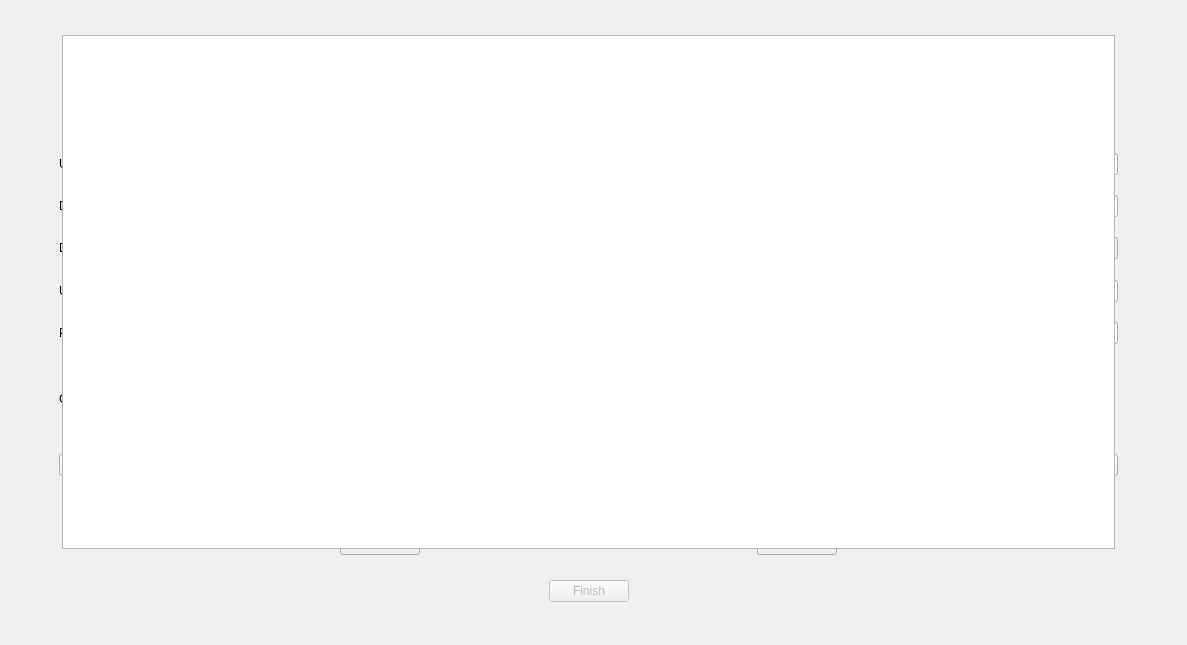
<?xml version="1.0" encoding="UTF-8"?>
<ui version="4.0">
 <class>MainWindow</class>
 <widget class="QMainWindow" name="MainWindow">
  <property name="geometry">
   <rect>
    <x>0</x>
    <y>0</y>
    <width>1187</width>
    <height>645</height>
   </rect>
  </property>
  <property name="windowTitle">
   <string>MainWindow</string>
  </property>
  <widget class="QWidget" name="centralWidget">
   <widget class="QWidget" name="configWidget" native="true">
    <property name="geometry">
     <rect>
      <x>-1</x>
      <y>-1</y>
      <width>1191</width>
      <height>641</height>
     </rect>
    </property>
    <widget class="QWidget" name="verticalLayoutWidget">
     <property name="geometry">
      <rect>
       <x>-1</x>
       <y>-1</y>
       <width>1181</width>
       <height>641</height>
      </rect>
     </property>
     <layout class="QVBoxLayout" name="verticalLayout" stretch="0,12,1,1,2">
      <item>
       <spacer name="verticalSpacer">
        <property name="orientation">
         <enum>Qt::Vertical</enum>
        </property>
        <property name="sizeHint" stdset="0">
         <size>
          <width>20</width>
          <height>40</height>
         </size>
        </property>
       </spacer>
      </item>
      <item>
       <layout class="QHBoxLayout" name="horizontalLayout" stretch="1,10,1,10,1">
        <item>
         <spacer name="horizontalSpacer_3">
          <property name="orientation">
           <enum>Qt::Horizontal</enum>
          </property>
          <property name="sizeHint" stdset="0">
           <size>
            <width>40</width>
            <height>20</height>
           </size>
          </property>
         </spacer>
        </item>
        <item>
         <layout class="QVBoxLayout" name="verticalLayout_2" stretch="1,5,1,5,1,5,1,5,1,5,1,5,1,5,1,5,1">
          <item>
           <spacer name="verticalSpacer_5">
            <property name="orientation">
             <enum>Qt::Vertical</enum>
            </property>
            <property name="sizeHint" stdset="0">
             <size>
              <width>20</width>
              <height>40</height>
             </size>
            </property>
           </spacer>
          </item>
          <item>
           <widget class="QLabel" name="label">
            <property name="text">
             <string>Source DB</string>
            </property>
            <property name="alignment">
             <set>Qt::AlignCenter</set>
            </property>
           </widget>
          </item>
          <item>
           <spacer name="verticalSpacer_7">
            <property name="orientation">
             <enum>Qt::Vertical</enum>
            </property>
            <property name="sizeHint" stdset="0">
             <size>
              <width>20</width>
              <height>40</height>
             </size>
            </property>
           </spacer>
          </item>
          <item>
           <layout class="QHBoxLayout" name="horizontalLayout_3" stretch="4,1,8">
            <item>
             <widget class="QLabel" name="label_3">
              <property name="text">
               <string>URL</string>
              </property>
             </widget>
            </item>
            <item>
             <spacer name="horizontalSpacer_7">
              <property name="orientation">
               <enum>Qt::Horizontal</enum>
              </property>
              <property name="sizeHint" stdset="0">
               <size>
                <width>40</width>
                <height>20</height>
               </size>
              </property>
             </spacer>
            </item>
            <item>
             <widget class="QLineEdit" name="srcUrlLine">
              <property name="text">
               <string>192.168.0.21</string>
              </property>
             </widget>
            </item>
           </layout>
          </item>
          <item>
           <spacer name="verticalSpacer_8">
            <property name="orientation">
             <enum>Qt::Vertical</enum>
            </property>
            <property name="sizeHint" stdset="0">
             <size>
              <width>20</width>
              <height>40</height>
             </size>
            </property>
           </spacer>
          </item>
          <item>
           <layout class="QHBoxLayout" name="horizontalLayout_4" stretch="4,1,8">
            <item>
             <widget class="QLabel" name="label_4">
              <property name="text">
               <string>DB Name</string>
              </property>
             </widget>
            </item>
            <item>
             <spacer name="horizontalSpacer_8">
              <property name="orientation">
               <enum>Qt::Horizontal</enum>
              </property>
              <property name="sizeHint" stdset="0">
               <size>
                <width>40</width>
                <height>20</height>
               </size>
              </property>
             </spacer>
            </item>
            <item>
             <widget class="QLineEdit" name="srcNameLine">
              <property name="text">
               <string>ARCRESTO</string>
              </property>
             </widget>
            </item>
           </layout>
          </item>
          <item>
           <spacer name="verticalSpacer_16">
            <property name="orientation">
             <enum>Qt::Vertical</enum>
            </property>
            <property name="sizeHint" stdset="0">
             <size>
              <width>20</width>
              <height>40</height>
             </size>
            </property>
           </spacer>
          </item>
          <item>
           <layout class="QHBoxLayout" name="horizontalLayout_5" stretch="4,1,8">
            <item>
             <widget class="QLabel" name="label_5">
              <property name="text">
               <string>DB Type</string>
              </property>
             </widget>
            </item>
            <item>
             <spacer name="horizontalSpacer_9">
              <property name="orientation">
               <enum>Qt::Horizontal</enum>
              </property>
              <property name="sizeHint" stdset="0">
               <size>
                <width>40</width>
                <height>20</height>
               </size>
              </property>
             </spacer>
            </item>
            <item>
             <widget class="QLineEdit" name="srcTypeLine">
              <property name="enabled">
               <bool>false</bool>
              </property>
              <property name="text">
               <string>QIBASE</string>
              </property>
             </widget>
            </item>
           </layout>
          </item>
          <item>
           <spacer name="verticalSpacer_17">
            <property name="orientation">
             <enum>Qt::Vertical</enum>
            </property>
            <property name="sizeHint" stdset="0">
             <size>
              <width>20</width>
              <height>40</height>
             </size>
            </property>
           </spacer>
          </item>
          <item>
           <layout class="QHBoxLayout" name="horizontalLayout_6" stretch="4,1,8">
            <item>
             <widget class="QLabel" name="label_6">
              <property name="text">
               <string>Username</string>
              </property>
             </widget>
            </item>
            <item>
             <spacer name="horizontalSpacer_10">
              <property name="orientation">
               <enum>Qt::Horizontal</enum>
              </property>
              <property name="sizeHint" stdset="0">
               <size>
                <width>40</width>
                <height>20</height>
               </size>
              </property>
             </spacer>
            </item>
            <item>
             <widget class="QLineEdit" name="srcUsernameLine">
              <property name="text">
               <string>SYSDBA</string>
              </property>
             </widget>
            </item>
           </layout>
          </item>
          <item>
           <spacer name="verticalSpacer_9">
            <property name="orientation">
             <enum>Qt::Vertical</enum>
            </property>
            <property name="sizeHint" stdset="0">
             <size>
              <width>20</width>
              <height>40</height>
             </size>
            </property>
           </spacer>
          </item>
          <item>
           <layout class="QHBoxLayout" name="horizontalLayout_7" stretch="4,1,8">
            <item>
             <widget class="QLabel" name="label_7">
              <property name="text">
               <string>Password</string>
              </property>
             </widget>
            </item>
            <item>
             <spacer name="horizontalSpacer_11">
              <property name="orientation">
               <enum>Qt::Horizontal</enum>
              </property>
              <property name="sizeHint" stdset="0">
               <size>
                <width>40</width>
                <height>20</height>
               </size>
              </property>
             </spacer>
            </item>
            <item>
             <widget class="QLineEdit" name="srcPasswordLine">
              <property name="text">
               <string>masterkey</string>
              </property>
             </widget>
            </item>
           </layout>
          </item>
          <item>
           <spacer name="verticalSpacer_6">
            <property name="orientation">
             <enum>Qt::Vertical</enum>
            </property>
            <property name="sizeHint" stdset="0">
             <size>
              <width>20</width>
              <height>40</height>
             </size>
            </property>
           </spacer>
          </item>
          <item>
           <layout class="QHBoxLayout" name="horizontalLayout_8" stretch="1,1,5">
            <item>
             <widget class="QLabel" name="label_8">
              <property name="text">
               <string>Charset</string>
              </property>
             </widget>
            </item>
            <item>
             <spacer name="horizontalSpacer_12">
              <property name="orientation">
               <enum>Qt::Horizontal</enum>
              </property>
              <property name="sizeHint" stdset="0">
               <size>
                <width>40</width>
                <height>20</height>
               </size>
              </property>
             </spacer>
            </item>
            <item>
             <widget class="QWidget" name="widget" native="true">
              <property name="sizePolicy">
               <sizepolicy hsizetype="Preferred" vsizetype="Preferred">
                <horstretch>0</horstretch>
                <verstretch>0</verstretch>
               </sizepolicy>
              </property>
              <widget class="QWidget" name="horizontalLayoutWidget_15">
               <property name="geometry">
                <rect>
                 <x>-1</x>
                 <y>-1</y>
                 <width>351</width>
                 <height>31</height>
                </rect>
               </property>
               <layout class="QHBoxLayout" name="horizontalLayout_19">
                <item>
                 <widget class="QRadioButton" name="srcUtfBox">
                  <property name="text">
                   <string>UTF8</string>
                  </property>
                 </widget>
                </item>
                <item>
                 <widget class="QRadioButton" name="srcGbBox">
                  <property name="text">
                   <string>GB2312</string>
                  </property>
                 </widget>
                </item>
                <item>
                 <widget class="QRadioButton" name="srcLatinBox">
                  <property name="text">
                   <string>Latin1</string>
                  </property>
                 </widget>
                </item>
               </layout>
              </widget>
             </widget>
            </item>
           </layout>
          </item>
          <item>
           <spacer name="verticalSpacer_20">
            <property name="orientation">
             <enum>Qt::Vertical</enum>
            </property>
            <property name="sizeHint" stdset="0">
             <size>
              <width>20</width>
              <height>40</height>
             </size>
            </property>
           </spacer>
          </item>
          <item>
           <widget class="QPushButton" name="srcConnectBtn">
            <property name="text">
             <string>Connect</string>
            </property>
           </widget>
          </item>
          <item>
           <spacer name="verticalSpacer_4">
            <property name="orientation">
             <enum>Qt::Vertical</enum>
            </property>
            <property name="sizeHint" stdset="0">
             <size>
              <width>20</width>
              <height>40</height>
             </size>
            </property>
           </spacer>
          </item>
         </layout>
        </item>
        <item>
         <spacer name="horizontalSpacer_2">
          <property name="orientation">
           <enum>Qt::Horizontal</enum>
          </property>
          <property name="sizeHint" stdset="0">
           <size>
            <width>40</width>
            <height>20</height>
           </size>
          </property>
         </spacer>
        </item>
        <item>
         <layout class="QVBoxLayout" name="verticalLayout_3" stretch="1,5,1,5,1,5,1,5,1,5,1,5,1,5,1,5,1">
          <item>
           <spacer name="verticalSpacer_11">
            <property name="orientation">
             <enum>Qt::Vertical</enum>
            </property>
            <property name="sizeHint" stdset="0">
             <size>
              <width>20</width>
              <height>40</height>
             </size>
            </property>
           </spacer>
          </item>
          <item>
           <widget class="QLabel" name="label_2">
            <property name="text">
             <string>Target DB</string>
            </property>
            <property name="alignment">
             <set>Qt::AlignCenter</set>
            </property>
           </widget>
          </item>
          <item>
           <spacer name="verticalSpacer_18">
            <property name="orientation">
             <enum>Qt::Vertical</enum>
            </property>
            <property name="sizeHint" stdset="0">
             <size>
              <width>20</width>
              <height>40</height>
             </size>
            </property>
           </spacer>
          </item>
          <item>
           <layout class="QHBoxLayout" name="horizontalLayout_9" stretch="4,1,8">
            <item>
             <widget class="QLabel" name="label_9">
              <property name="text">
               <string>URL</string>
              </property>
             </widget>
            </item>
            <item>
             <spacer name="horizontalSpacer_13">
              <property name="orientation">
               <enum>Qt::Horizontal</enum>
              </property>
              <property name="sizeHint" stdset="0">
               <size>
                <width>40</width>
                <height>20</height>
               </size>
              </property>
             </spacer>
            </item>
            <item>
             <widget class="QLineEdit" name="targetUrlLine">
              <property name="text">
               <string>192.168.0.21</string>
              </property>
             </widget>
            </item>
           </layout>
          </item>
          <item>
           <spacer name="verticalSpacer_12">
            <property name="orientation">
             <enum>Qt::Vertical</enum>
            </property>
            <property name="sizeHint" stdset="0">
             <size>
              <width>20</width>
              <height>40</height>
             </size>
            </property>
           </spacer>
          </item>
          <item>
           <layout class="QHBoxLayout" name="horizontalLayout_10" stretch="4,1,8">
            <item>
             <widget class="QLabel" name="label_10">
              <property name="text">
               <string>DB Name</string>
              </property>
             </widget>
            </item>
            <item>
             <spacer name="horizontalSpacer_14">
              <property name="orientation">
               <enum>Qt::Horizontal</enum>
              </property>
              <property name="sizeHint" stdset="0">
               <size>
                <width>40</width>
                <height>20</height>
               </size>
              </property>
             </spacer>
            </item>
            <item>
             <widget class="QLineEdit" name="targetNameLine">
              <property name="text">
               <string>ARCNEW</string>
              </property>
             </widget>
            </item>
           </layout>
          </item>
          <item>
           <spacer name="verticalSpacer_19">
            <property name="orientation">
             <enum>Qt::Vertical</enum>
            </property>
            <property name="sizeHint" stdset="0">
             <size>
              <width>20</width>
              <height>40</height>
             </size>
            </property>
           </spacer>
          </item>
          <item>
           <layout class="QHBoxLayout" name="horizontalLayout_11" stretch="4,1,8">
            <item>
             <widget class="QLabel" name="label_11">
              <property name="text">
               <string>DB Type</string>
              </property>
             </widget>
            </item>
            <item>
             <spacer name="horizontalSpacer_18">
              <property name="orientation">
               <enum>Qt::Horizontal</enum>
              </property>
              <property name="sizeHint" stdset="0">
               <size>
                <width>40</width>
                <height>20</height>
               </size>
              </property>
             </spacer>
            </item>
            <item>
             <widget class="QLineEdit" name="targetTypeLine">
              <property name="enabled">
               <bool>false</bool>
              </property>
              <property name="text">
               <string>QIBASE</string>
              </property>
             </widget>
            </item>
           </layout>
          </item>
          <item>
           <spacer name="verticalSpacer_15">
            <property name="orientation">
             <enum>Qt::Vertical</enum>
            </property>
            <property name="sizeHint" stdset="0">
             <size>
              <width>20</width>
              <height>40</height>
             </size>
            </property>
           </spacer>
          </item>
          <item>
           <layout class="QHBoxLayout" name="horizontalLayout_12" stretch="4,1,8">
            <item>
             <widget class="QLabel" name="label_12">
              <property name="text">
               <string>Username</string>
              </property>
             </widget>
            </item>
            <item>
             <spacer name="horizontalSpacer_15">
              <property name="orientation">
               <enum>Qt::Horizontal</enum>
              </property>
              <property name="sizeHint" stdset="0">
               <size>
                <width>40</width>
                <height>20</height>
               </size>
              </property>
             </spacer>
            </item>
            <item>
             <widget class="QLineEdit" name="targetUsernameLine">
              <property name="text">
               <string>SYSDBA</string>
              </property>
             </widget>
            </item>
           </layout>
          </item>
          <item>
           <spacer name="verticalSpacer_14">
            <property name="orientation">
             <enum>Qt::Vertical</enum>
            </property>
            <property name="sizeHint" stdset="0">
             <size>
              <width>20</width>
              <height>40</height>
             </size>
            </property>
           </spacer>
          </item>
          <item>
           <layout class="QHBoxLayout" name="horizontalLayout_13" stretch="4,1,8">
            <item>
             <widget class="QLabel" name="label_13">
              <property name="text">
               <string>Password</string>
              </property>
             </widget>
            </item>
            <item>
             <spacer name="horizontalSpacer_16">
              <property name="orientation">
               <enum>Qt::Horizontal</enum>
              </property>
              <property name="sizeHint" stdset="0">
               <size>
                <width>40</width>
                <height>20</height>
               </size>
              </property>
             </spacer>
            </item>
            <item>
             <widget class="QLineEdit" name="targetPasswordLine">
              <property name="text">
               <string>masterkey</string>
              </property>
             </widget>
            </item>
           </layout>
          </item>
          <item>
           <spacer name="verticalSpacer_13">
            <property name="orientation">
             <enum>Qt::Vertical</enum>
            </property>
            <property name="sizeHint" stdset="0">
             <size>
              <width>20</width>
              <height>40</height>
             </size>
            </property>
           </spacer>
          </item>
          <item>
           <layout class="QHBoxLayout" name="horizontalLayout_14" stretch="1,1,5">
            <item>
             <widget class="QLabel" name="label_14">
              <property name="text">
               <string>Charset</string>
              </property>
             </widget>
            </item>
            <item>
             <spacer name="horizontalSpacer_20">
              <property name="orientation">
               <enum>Qt::Horizontal</enum>
              </property>
              <property name="sizeHint" stdset="0">
               <size>
                <width>40</width>
                <height>20</height>
               </size>
              </property>
             </spacer>
            </item>
            <item>
             <widget class="QWidget" name="widget_2" native="true">
              <widget class="QWidget" name="horizontalLayoutWidget_16">
               <property name="geometry">
                <rect>
                 <x>9</x>
                 <y>0</y>
                 <width>341</width>
                 <height>31</height>
                </rect>
               </property>
               <layout class="QHBoxLayout" name="horizontalLayout_20">
                <item>
                 <widget class="QRadioButton" name="targetUtfBox">
                  <property name="text">
                   <string>UTF8</string>
                  </property>
                 </widget>
                </item>
                <item>
                 <widget class="QRadioButton" name="targetGbBox">
                  <property name="text">
                   <string>GB2312</string>
                  </property>
                 </widget>
                </item>
                <item>
                 <widget class="QRadioButton" name="targetLatinBox">
                  <property name="text">
                   <string>Latin1</string>
                  </property>
                 </widget>
                </item>
               </layout>
              </widget>
             </widget>
            </item>
           </layout>
          </item>
          <item>
           <spacer name="verticalSpacer_21">
            <property name="orientation">
             <enum>Qt::Vertical</enum>
            </property>
            <property name="sizeHint" stdset="0">
             <size>
              <width>20</width>
              <height>40</height>
             </size>
            </property>
           </spacer>
          </item>
          <item>
           <widget class="QPushButton" name="targetConnectBtn">
            <property name="text">
             <string>Connect</string>
            </property>
           </widget>
          </item>
          <item>
           <spacer name="verticalSpacer_10">
            <property name="orientation">
             <enum>Qt::Vertical</enum>
            </property>
            <property name="sizeHint" stdset="0">
             <size>
              <width>20</width>
              <height>40</height>
             </size>
            </property>
           </spacer>
          </item>
         </layout>
        </item>
        <item>
         <spacer name="horizontalSpacer">
          <property name="orientation">
           <enum>Qt::Horizontal</enum>
          </property>
          <property name="sizeHint" stdset="0">
           <size>
            <width>40</width>
            <height>20</height>
           </size>
          </property>
         </spacer>
        </item>
       </layout>
      </item>
      <item>
       <spacer name="verticalSpacer_3">
        <property name="orientation">
         <enum>Qt::Vertical</enum>
        </property>
        <property name="sizeHint" stdset="0">
         <size>
          <width>20</width>
          <height>40</height>
         </size>
        </property>
       </spacer>
      </item>
      <item>
       <layout class="QHBoxLayout" name="horizontalLayout_2">
        <item>
         <spacer name="horizontalSpacer_6">
          <property name="orientation">
           <enum>Qt::Horizontal</enum>
          </property>
          <property name="sizeHint" stdset="0">
           <size>
            <width>40</width>
            <height>20</height>
           </size>
          </property>
         </spacer>
        </item>
        <item>
         <widget class="QPushButton" name="startBtn">
          <property name="text">
           <string>Start</string>
          </property>
         </widget>
        </item>
        <item>
         <spacer name="horizontalSpacer_5">
          <property name="orientation">
           <enum>Qt::Horizontal</enum>
          </property>
          <property name="sizeHint" stdset="0">
           <size>
            <width>40</width>
            <height>20</height>
           </size>
          </property>
         </spacer>
        </item>
        <item>
         <widget class="QPushButton" name="exitBtn">
          <property name="text">
           <string>Exit</string>
          </property>
         </widget>
        </item>
        <item>
         <spacer name="horizontalSpacer_4">
          <property name="orientation">
           <enum>Qt::Horizontal</enum>
          </property>
          <property name="sizeHint" stdset="0">
           <size>
            <width>40</width>
            <height>20</height>
           </size>
          </property>
         </spacer>
        </item>
       </layout>
      </item>
      <item>
       <spacer name="verticalSpacer_2">
        <property name="orientation">
         <enum>Qt::Vertical</enum>
        </property>
        <property name="sizeHint" stdset="0">
         <size>
          <width>20</width>
          <height>40</height>
         </size>
        </property>
       </spacer>
      </item>
     </layout>
    </widget>
   </widget>
   <widget class="QWidget" name="logWidget" native="true">
    <property name="geometry">
     <rect>
      <x>-11</x>
      <y>-1</y>
      <width>1201</width>
      <height>651</height>
     </rect>
    </property>
    <widget class="QWidget" name="verticalLayoutWidget_4">
     <property name="geometry">
      <rect>
       <x>9</x>
       <y>-1</y>
       <width>1181</width>
       <height>641</height>
      </rect>
     </property>
     <layout class="QVBoxLayout" name="verticalLayout_4" stretch="1,20,1,1,1">
      <item>
       <spacer name="verticalSpacer_22">
        <property name="orientation">
         <enum>Qt::Vertical</enum>
        </property>
        <property name="sizeHint" stdset="0">
         <size>
          <width>20</width>
          <height>40</height>
         </size>
        </property>
       </spacer>
      </item>
      <item>
       <layout class="QHBoxLayout" name="horizontalLayout_21" stretch="1,20,1">
        <item>
         <spacer name="horizontalSpacer_19">
          <property name="orientation">
           <enum>Qt::Horizontal</enum>
          </property>
          <property name="sizeHint" stdset="0">
           <size>
            <width>40</width>
            <height>20</height>
           </size>
          </property>
         </spacer>
        </item>
        <item>
         <widget class="QListView" name="logList"/>
        </item>
        <item>
         <spacer name="horizontalSpacer_17">
          <property name="orientation">
           <enum>Qt::Horizontal</enum>
          </property>
          <property name="sizeHint" stdset="0">
           <size>
            <width>40</width>
            <height>20</height>
           </size>
          </property>
         </spacer>
        </item>
       </layout>
      </item>
      <item>
       <spacer name="verticalSpacer_24">
        <property name="orientation">
         <enum>Qt::Vertical</enum>
        </property>
        <property name="sizeHint" stdset="0">
         <size>
          <width>20</width>
          <height>40</height>
         </size>
        </property>
       </spacer>
      </item>
      <item>
       <layout class="QHBoxLayout" name="horizontalLayout_22">
        <item>
         <spacer name="horizontalSpacer_22">
          <property name="orientation">
           <enum>Qt::Horizontal</enum>
          </property>
          <property name="sizeHint" stdset="0">
           <size>
            <width>40</width>
            <height>20</height>
           </size>
          </property>
         </spacer>
        </item>
        <item>
         <widget class="QPushButton" name="finishBtn">
          <property name="enabled">
           <bool>false</bool>
          </property>
          <property name="text">
           <string>Finish</string>
          </property>
         </widget>
        </item>
        <item>
         <spacer name="horizontalSpacer_21">
          <property name="orientation">
           <enum>Qt::Horizontal</enum>
          </property>
          <property name="sizeHint" stdset="0">
           <size>
            <width>40</width>
            <height>20</height>
           </size>
          </property>
         </spacer>
        </item>
       </layout>
      </item>
      <item>
       <spacer name="verticalSpacer_23">
        <property name="orientation">
         <enum>Qt::Vertical</enum>
        </property>
        <property name="sizeHint" stdset="0">
         <size>
          <width>20</width>
          <height>40</height>
         </size>
        </property>
       </spacer>
      </item>
     </layout>
    </widget>
   </widget>
  </widget>
 </widget>
 <layoutdefault spacing="6" margin="11"/>
 <resources/>
 <connections/>
</ui>
